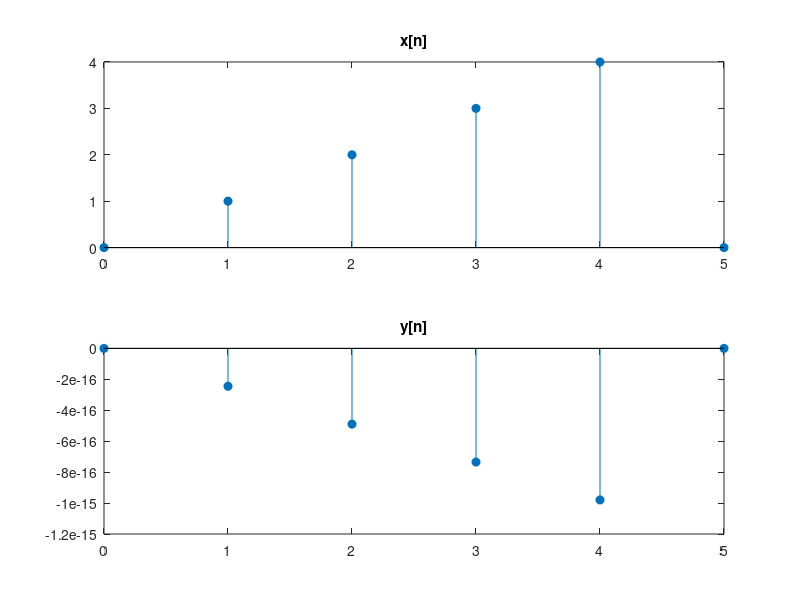

This figure's MATLAB source:
n=[0 1 2 3 4 5];
xn=[0 1 2 3 4 0];
yn=sin(2*pi*xn);
figure(4)
subplot(2,1,1), stem(n,xn,'filled')
title('x[n]')
subplot(2,1,2), stem(n,yn,'filled')
title('y[n]')
